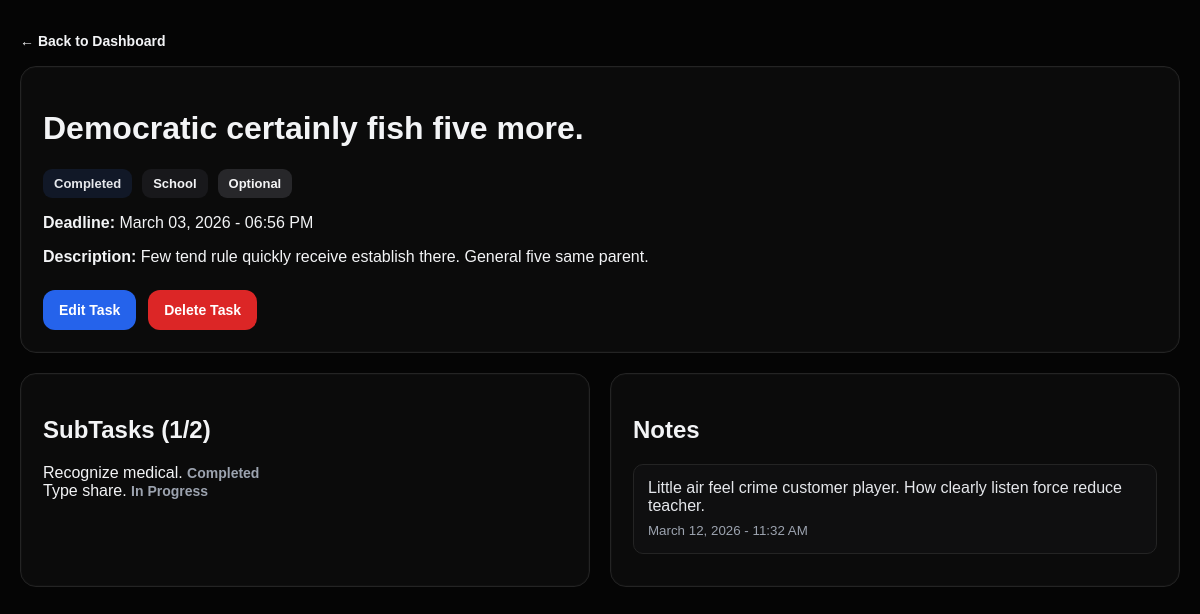
The app's page /tasks/7/ (signed in) with its own data.
### Hangarin/models.py (models this page shows, shortened)
class BaseModel(models.Model):
    created_at = models.DateTimeField(auto_now_add=True)
    updated_at = models.DateTimeField(auto_now=True)
    class Meta:
        abstract = True

class Task(BaseModel):
    title = models.CharField(max_length=255)
    description = models.TextField()
    deadline = models.DateTimeField()
    status = models.CharField(
        max_length=50,
        choices=StatusChoices.choices,
        default=StatusChoices.PENDING
    )
    category = models.ForeignKey(Category, on_delete=models.CASCADE, related_name="tasks")
    priority = models.ForeignKey(Priority, on_delete=models.CASCADE, related_name="tasks")

class Category(BaseModel):
    name = models.CharField(max_length=100)
    class Meta:
        verbose_name_plural = "Categories"
    def __str__(self):
        return self.name

class Priority(BaseModel):
    name = models.CharField(max_length=100)
    class Meta:
        verbose_name_plural = "Priorities"
    def __str__(self):
        return self.name

class SubTask(BaseModel):
    parent_task = models.ForeignKey(Task, on_delete=models.CASCADE, related_name="subtasks")
    title = models.CharField(max_length=255)
    status = models.CharField(
        max_length=50,
        choices=StatusChoices.choices,
        default=StatusChoices.PENDING
    )

class Note(BaseModel):
    task = models.ForeignKey(Task, on_delete=models.CASCADE, related_name="notes")
    content = models.TextField()

### Hangarin/views.py (the view)
# urls.py: path("tasks/<int:task_id>/", task_detail, name="task_detail"),
@login_required
def task_detail(request, task_id):
    task = get_object_or_404(Task, id=task_id)
    notes = task.notes.all().order_by("-created_at")
    subtasks = task.subtasks.all().order_by("-created_at")
    completed_subtasks = subtasks.filter(status="Completed").count()
    total_subtasks_task = subtasks.count()
    context = {
        "task": task,
        "notes": notes,
        "subtasks": subtasks,
        "completed_subtasks": completed_subtasks,
        "total_subtasks_task": total_subtasks_task,
    }
    return render(request, "task_detail.html", context)

### Hangarin/templates/task_detail.html (shortened to what this page needs)
{% extends "base.html" %}
{% block content %}
<div class="form-page">
    <div class="form-shell">
        <div class="page-top-link">
            <a href="{% url 'dashboard' %}" class="back-link">← Back to Dashboard</a>
        </div>
        <div class="detail-card">
            <h1>{{ task.title }}</h1>
            <div class="detail-meta">
                <span class="badge neutral">{{ task.status }}</span>
                <span class="badge category-badge">{{ task.category }}</span>
                <span class="badge priority-badge priority-{{ task.priority.name|lower }}">{{ task.priority }}</span>
            </div>
            <p><strong>Deadline:</strong> {{ task.deadline|date:"F d, Y - h:i A" }}</p>
            <p><strong>Description:</strong> {{ task.description }}</p>
            <div class="form-actions">
                <a href="{% url 'edit_task' task.id %}" class="primary-btn">Edit Task</a>
                <a href="{% url 'delete_task' task.id %}" class="danger-btn-link">Delete Task</a>
            </div>
        </div>
        <div class="detail-grid">
            <div class="detail-card">
                <h2>SubTasks ({{ completed_subtasks }}/{{ total_subtasks_task }})</h2>
                {% for subtask in subtasks %}
                    <div class="subtask-row">
                        <span>{{ subtask.title }}</span>
                        <span class="subtask-status">{{ subtask.status }}</span>
                    </div>
                {% empty %}
                    <p>No subtasks available.</p>
                {% endfor %}
            </div>
            <div class="detail-card">
                <h2>Notes</h2>
                {% for note in notes %}
                    <div class="note-box">
                        <p>{{ note.content }}</p>
                        <small>{{ note.created_at|date:"F d, Y - h:i A" }}</small>
                    </div>
                {% empty %}
                    <p>No notes available.</p>
                {% endfor %}
            </div>
        </div>
    </div>
</div>
{% endblock %}

### Hangarin/static/css/stylesheet.css (style rules this page uses)
* { box-sizing: border-box; }
html, body { margin: 0; padding: 0; min-height: 100%; }
body { font-family: Arial, sans-serif; background: #050505; color: #f3f4f6; }
.ghost-btn, .primary-btn { border: none; padding: 12px 16px; border-radius: 12px; font-size: 14px; text-decoration: none; cursor: pointer; font-weight: 600; transition: all 0.2s ease; }
.primary-btn { background: #2563eb; color: #ffffff; display: inline-flex; align-items: center; justify-content: center; }
.danger-btn-link { display: inline-block; padding: 12px 16px; border-radius: 12px; background: #dc2626; color: white; text-decoration: none; font-size: 14px; font-weight: 600; }
.detail-link, .back-link, .edit-link, .delete-link { text-decoration: none; font-weight: 600; font-size: 14px; }
.detail-link, .back-link, .edit-link { color: #f3f4f6; }
.badge { display: inline-block; padding: 7px 11px; border-radius: 9px; font-size: 13px; font-weight: 600; }
.badge.neutral { background: #111827; color: #e5e7eb; }
.category-badge { background: #18181b; color: #f3f4f6; }
.priority-badge.priority-optional { background: #27272a; color: #f4f4f5; }
.priority-optional { background: linear-gradient(90deg, rgba(39, 39, 42, 0.95), rgba(63, 63, 70, 0.90)); color: #f3f4f6; }
.page-top-link { margin-bottom: 16px; }
.detail-meta { display: flex; gap: 10px; flex-wrap: wrap; margin: 15px 0; }
.detail-grid { display: grid; grid-template-columns: 1fr 1fr; gap: 20px; margin-top: 20px; }
.detail-card { background: #0b0b0b; border: 1px solid #242424; border-radius: 16px; padding: 22px; box-shadow: inset 0 0 0 1px rgba(255, 255, 255, 0.02); }
.subtask-status { color: #9ca3af; font-size: 14px; font-weight: 600; }
.note-box { padding: 14px; border-radius: 10px; background: #0f0f10; margin-bottom: 10px; border: 1px solid #242424; }
.note-box p { margin: 0 0 6px; color: #e5e7eb; }
.note-box small { color: #9ca3af; }
.form-page { background: #050505; min-height: 100vh; padding: 32px 20px 40px; }
.form-shell { max-width: 1180px; margin: 0 auto; }
.form-actions { display: flex; gap: 12px; margin-top: 24px; align-items: center; flex-wrap: wrap; }

### records on screen
Task: title "Democratic certainly fish five more.", status "Completed", category "School", priority "Optional", deadline "March 03, 2026 - 06:56 PM", description "Few tend rule quickly receive establish there. General five same parent."
SubTask: title "Recognize medical.", status "Completed"
SubTask: title "Type share.", status "In Progress"
Note: content "Little air feel crime customer player. How clearly listen force reduce teacher.", created_at "March 12, 2026 - 11:32 AM"

### other values on screen
{{ completed_subtasks }} "1"
{{ total_subtasks_task }} "2"
